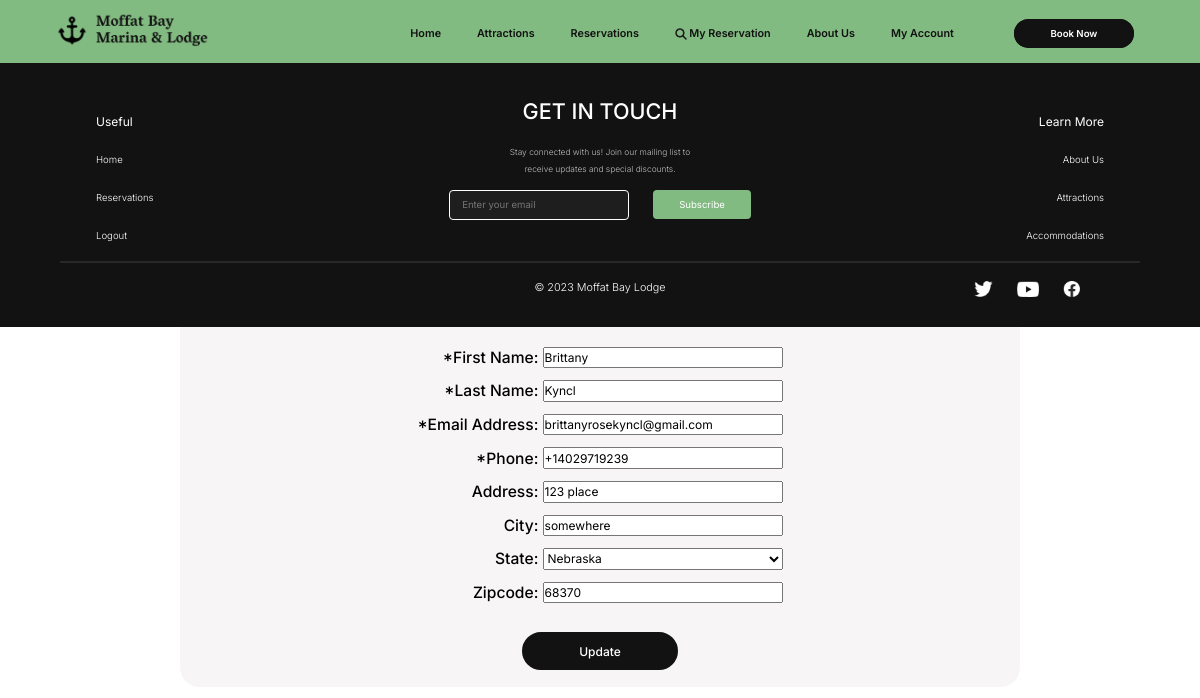
The page /profile/update_profile/ (signed in) on the database as committed earlier.
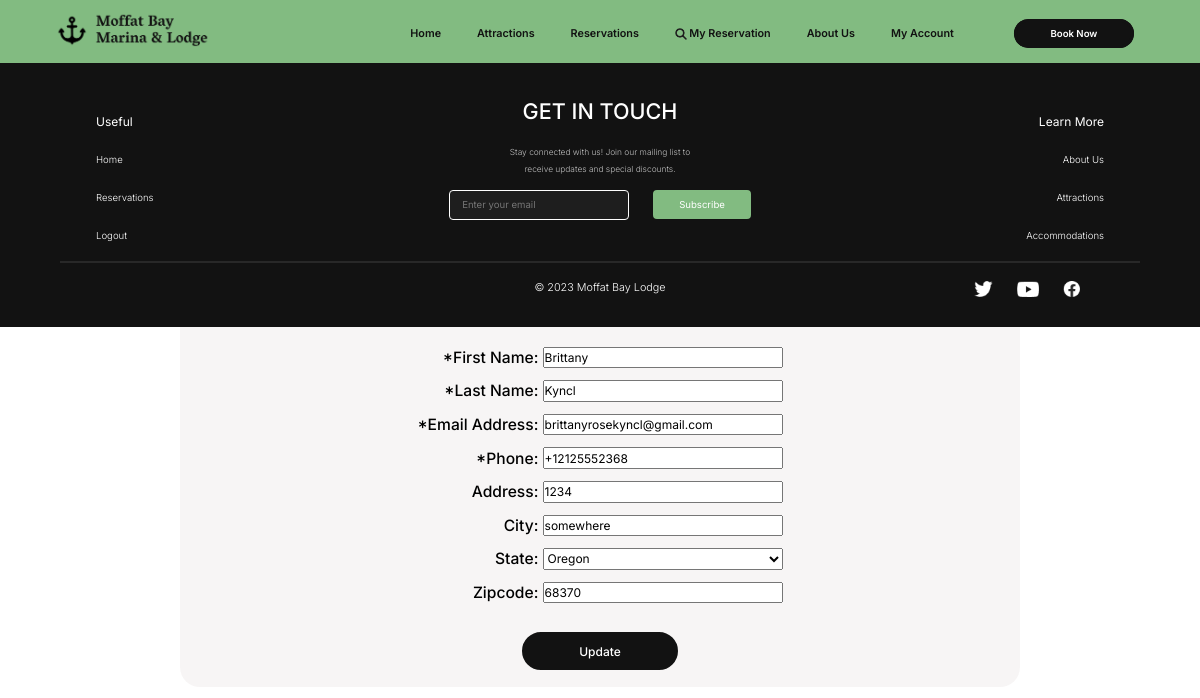
The same page on the database as committed later.
### users/models.py (models this page shows, shortened)
class CustomUser(AbstractUser):
    username = None
    email = models.EmailField(_('email address'), unique=True)
    first_name = models.CharField(max_length=50,verbose_name="First Name", null=True, blank=True)
    last_name = models.CharField(max_length=50,verbose_name="Last Name", null=True, blank=True)
    street = models.CharField(max_length=50,verbose_name="Address", null=True, blank=True)
    city = models.CharField(max_length=50,verbose_name="City", null=True, blank=True)
    state = models.CharField(max_length=50,verbose_name="State", null=True, blank=True)
    zip = models.CharField(max_length=8,verbose_name="Zipcode", null=True, blank=True)
    phone = PhoneNumberField(verbose_name="Phone Number", blank=True, null=True)
    class Meta:
        verbose_name_plural = "User Accounts"
    USERNAME_FIELD = 'email'
    REQUIRED_FIELDS = []
    objects = CustomUserManager()

### users/views.py (the view)
# urls.py: path('profile/update_profile/', account_views.update_profie, name='update_profile'),
@login_required
def update_profie(request):
    if request.method == 'POST':
        if 'change_profile_submit' in request.POST:
            form = AccountUpdateForm(request.POST, request.FILES, instance=request.user)
            if form.is_valid():
                form.save()
                messages.success(request, f'Your account information has been updated!', extra_tags='account-feedback')
                return redirect('profile')
            else:
                messages.error(request, form.errors, extra_tags='account-feedback')
        elif 'mailform_submit' in request.POST:
            mailform = MailListForm(request.POST)
            if mailform.is_valid():
                mailform.save()
                messages.success(request, "Thank you for signing up for our mailing list!", extra_tags='mail_form')
                return redirect('update_profile')
            else:
                form = AccountUpdateForm(instance=request.user)
    else:
        form = AccountUpdateForm(instance=request.user)
    mail_form_messages = messages.get_messages(request)
    mail_form_messages = [message for message in mail_form_messages if 'mail_form' in message.tags]
    context = {
        'form' : form,
        'mailform': MailListForm,
        'title': 'Update Profile',
        'has_mailform_messages': mail_form_messages,
    }
    return render(request, 'users/update_profile.html', context)

### users/forms.py
class AccountUpdateForm(forms.ModelForm):
    email = forms.EmailField(label="Email Address", required=False)
    phone = PhoneNumberField(widget=PhoneNumberPrefixWidget(initial='US'), label="Phone Number", required=False)
    first_name = forms.CharField(label="First Name", required=False)
    last_name = forms.CharField(label="Last Name", required=False)
    state = forms.ChoiceField(choices=STATE_CHOICES, required=False)
    class Meta:
        model = CustomUser
        fields =['first_name', 'last_name', 'street', 'city', 'state', 'zip', 'phone', 'email']

### users/templates/users/update_profile.html (shortened to what this page needs)
{% extends "reservations/base.html" %}
{% load crispy_forms_tags %}
{% load static %}
{% block css %}
<link rel="stylesheet" type="text/css" href="{% static 'reservations/accounts.css' %}"/>
{% endblock %}
{% block content %}
<div class="banner">
    <div class="overlay-register">
            <div class="text-content form-register">
                <h3>Update {{user.first_name}} {{user.last_name}}'s Profile:</h3></br>
                <form method="POST">
                    <fieldset class="form-register">
                        <div class="register-grid-container">
                            <div class="register-section"><label class="register-label">*First Name:&nbsp;</label><div class="register-input">{{form.first_name}}</div></div>
                            <div class="register-section"><div class="register-label">*Last Name:&nbsp;</div><div class="register-input">{{form.last_name}}</div> </div>
                            <div class="register-section"><div class="register-label">*Email Address:&nbsp;</div><div class="register-input">{{form.email}}</div> </div>
                            <div class="register-section"><div class="register-label">*Phone:&nbsp;</div><div class="register-input">{{form.phone}}</div> </div>
                            <div class="register-section"><div class="register-label">Address:&nbsp;</div><div class="register-input">{{form.street}}</div></div>
                            <div class="register-section"><div class="register-label">City:&nbsp;</div><div class="register-input">{{form.city}}</div> </div>
                            <div class="register-section"><div class="register-label">State:&nbsp;</div><div class="register-input">{{form.state}}</div> </div>
                            <div class="register-section"><div class="register-label">Zipcode:&nbsp;</div><div class="register-input">{{form.zip}}</div> </div>
                        </div>
                    </fieldset>
                    <button class="login-button" type="submit" name="change_profile_submit">Update</button>
                </form>
                </div>
            </div>
        </div>
{% endblock content %}

Rows that differ between the two databases and show on the page:
changed CustomUser "Brittany": phone "+14029719239" → "+12125552368"; street "123 place" → "1234"; state "Nebraska" → "Oregon"
